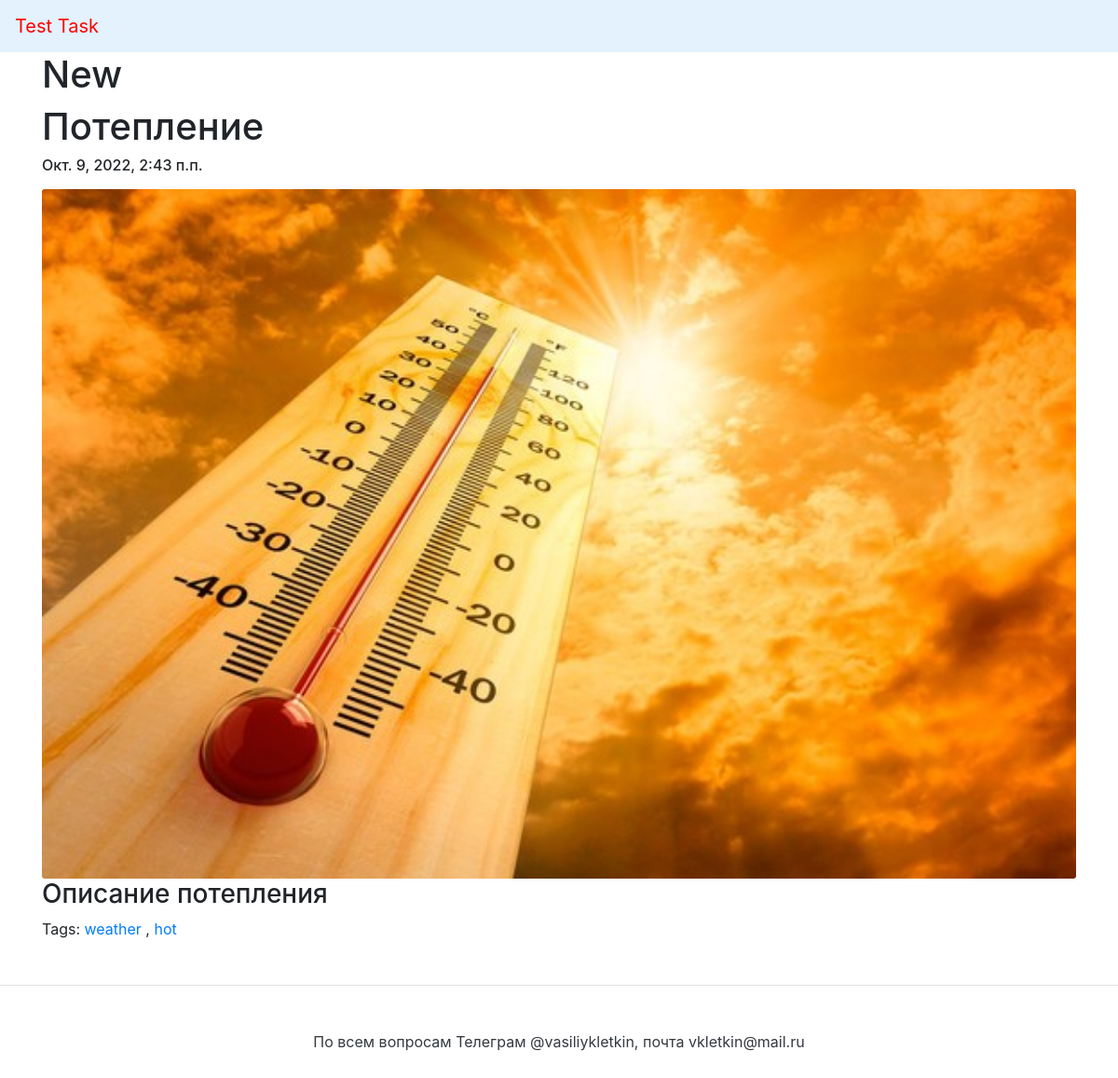
Screenshot of /news/3 with the database file from the repository.
### news/models.py (models this page shows, shortened)
class New(models.Model):
    title = models.CharField(max_length=250, verbose_name="Заголовок")
    text = models.TextField(verbose_name="Текст")
    image = models.ImageField(
        upload_to='news/', blank=True, null=True, verbose_name="Изображение")
    tags = TaggableManager()
    slug = models.SlugField(max_length=200, db_index=True)
    author = models.ForeignKey(
        User, on_delete=models.CASCADE, verbose_name='Автор')
    publish = models.DateTimeField(
        auto_now_add=True, verbose_name="Дата публикации")
    views = models.ManyToManyField(
        Ip, related_name="post_views", blank=True)
    class Meta:
        verbose_name = 'Новость'
        verbose_name_plural = 'Новости'
        ordering = ('-publish',)

### news/views.py (the view)
# urls.py: path('news/<int:pk>', views.new_detail, name='new_detail'),
def new_detail(request, pk):
    new = get_object_or_404(New, id=pk)
    ip = get_client_ip(request)
    if Ip.objects.filter(ip=ip).exists():
        new.views.add(Ip.objects.get(ip=ip))
    else:
        Ip.objects.create(ip=ip)
        new.views.add(Ip.objects.get(ip=ip))
    context = {
        'new': new,
    }
    return render(request, 'new/detail.html', context)

### news/views.py (called while the page is built)
def get_client_ip(request):
    x_forwarded_for = request.META.get('HTTP_X_FORWARDED_FOR')
    if x_forwarded_for:
        ip = x_forwarded_for.split(',')[0]
    else:
        ip = request.META.get('REMOTE_ADDR')
    return ip

### news/templates/new/detail.html (shortened to what this page needs)
{% extends "base.html" %}
{% load static %}
{% block header %} New {% endblock %}
{% block content %}
<div class="new-detail">
    <h1>{{ new.title }}</h1>
    <h6>
        <p class="text-end">{{ new.publish }}</p>
    </h6>
    <div class="new">
        {% load thumbnail %}
        {% thumbnail new.image "960x339" crop="center" upscale=True as im %}
        <img class="card-img" src="{{ im.url }}">
        {% endthumbnail %}
        <h3>
            {{ new.text }}
        </h3>
        {% if new.tags %}
        Tags:
        {% for tag in new.tags.all %}
        <a href="{% url "news:new_list_by_tag" tag.slug %}">
            {{ tag.name }}
        </a>
        {% if not forloop.last %}, {% endif %}
        {% endfor %}
        {% endif %}
    </div>
</div>
{% endblock %}

### rows the page displays
New: title "Потепление", publish "Окт. 9, 2022, 2:43 п.п.", text "Описание потепления"
Tag: name "weather"
Tag: name "hot"
